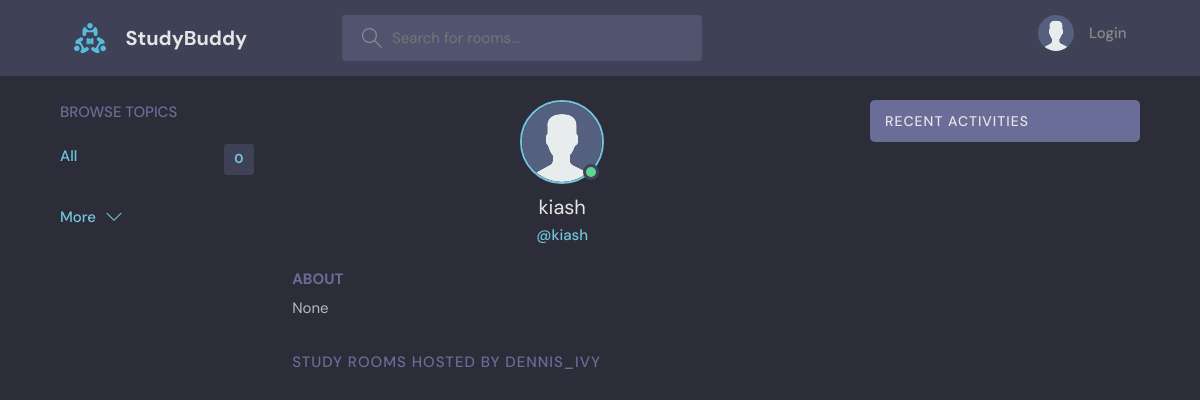
Page /profile/1/ on the earlier database version.
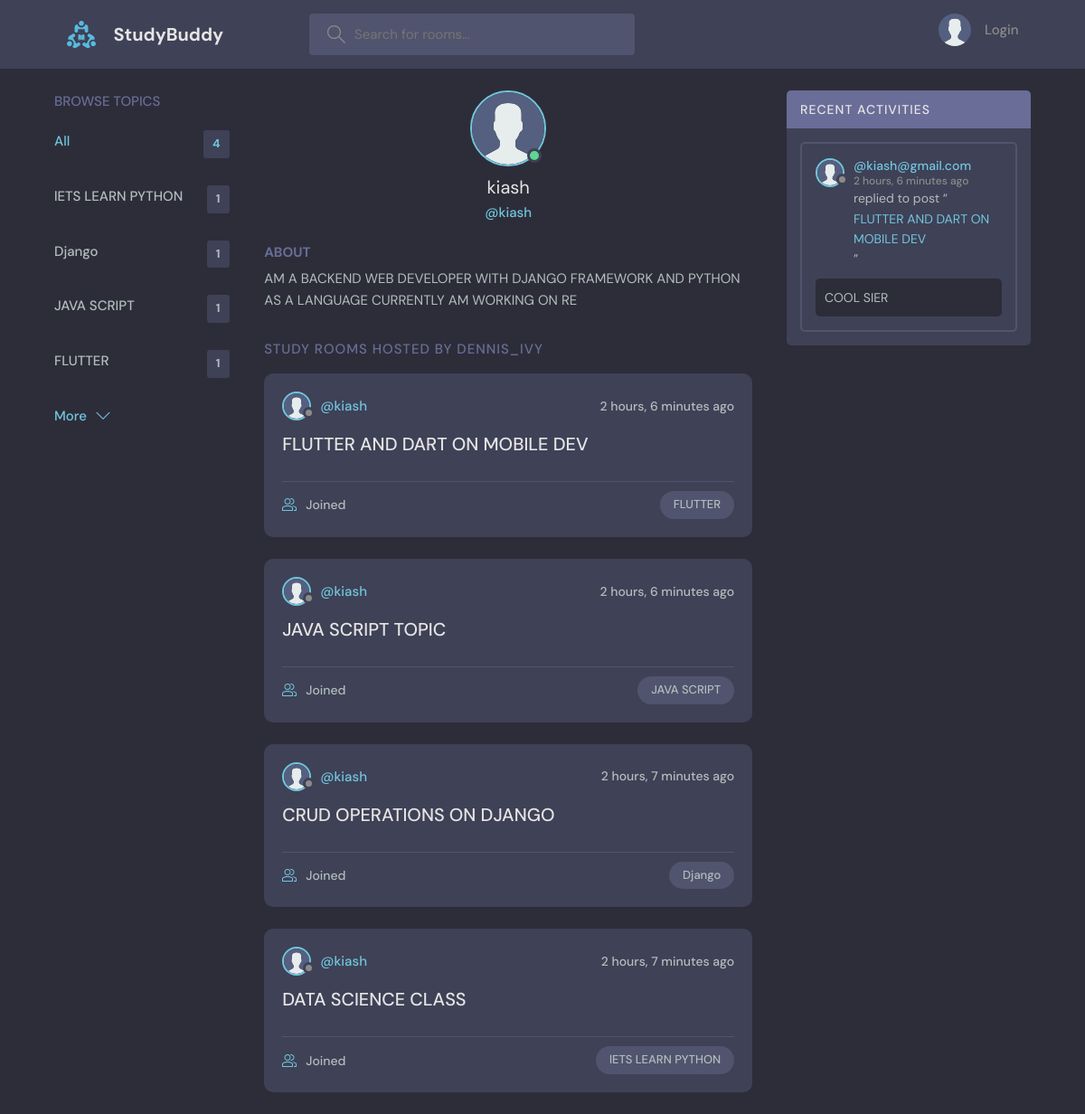
Same page on the later database version.
### core/models.py (models this page shows, shortened)
class User(AbstractUser):
    name=models.CharField(max_length=100 , blank=True, null=True)
    email=models.EmailField(max_length=100 , unique=True,blank=True, null=True)
    bio=models.TextField(max_length=100 , blank=True, null=True)
    avatar=models.ImageField(default="avatar.svg", blank=True, null=True)
    USERNAME_FIELD = 'email'
    REQUIRED_FIELDS = []

class Topic(models.Model):
    name = models.CharField(max_length=200,null=True,blank=True)

class Room(models.Model):
    host=models.ForeignKey(User,on_delete=models.CASCADE,null=True,blank=True)
    topic=models.ForeignKey(Topic,on_delete=models.SET_NULL,null=True)
    name = models.CharField(max_length=255,null=True,blank=True)
    description = models.TextField(max_length=1000,null=True,blank=True)
    participants = models.ManyToManyField(User,related_name='participants',blank=True)
    updated = models.DateTimeField(auto_now=True)
    created = models.DateTimeField(auto_now_add=True)
    class Meta:
        ordering = ['-created' , '-updated']
    def __str__(self):
        return self.name

class Message(models.Model):
    room = models.ForeignKey(Room,on_delete=models.CASCADE,null=True,blank=True)
    user = models.ForeignKey(User,on_delete=models.CASCADE,null=True,blank=True)
    content = models.TextField(max_length=1000,null=True,blank=True)
    updated = models.DateTimeField(auto_now=True)
    created = models.DateTimeField(auto_now_add=True)
    class Meta:
        ordering = ['-created' , '-updated']

### core/views.py (the view)
# urls.py: path('profile/<int:pk>/',Profile,name='profile'),
def Profile(request , pk):
    user=User.objects.get(id=pk)
    rooms=user.room_set.all()
    room_message=user.message_set.all()
    topics=Topic.objects.all()
    context={
        'user':user,
        'rooms':rooms,
        'room_message':room_message,
        'topics':topics,
    }
    return render(request,'core/profile.html', context)

### core/templates/core/profile.html (shortened to what this page needs)
{% extends 'base.html' %}
{% load static %}
{%   block content %}
  <main class="profile-page layout layout--3">
    <div class="container">
      {% include 'core/topic.html' %}
      <div class="roomList">
        <div class="profile">
          <div class="profile__avatar">
            <div class="avatar avatar--large active">
              <img src="{{user.avatar.url}}" />
            </div>
          </div>
          <div class="profile__info">
            <h3>{{user.username}}</h3>
            <p>@{{user.username}}</p>
          </div>
          <div class="profile__about">
            <h3>About</h3>
            <p>{{user.bio}}</p>
          </div>
        </div>
        <div class="roomList__header">
          <div>
            <h2>Study Rooms Hosted by dennis_ivy</a>
            </h2>
          </div>
        </div>
        {% include 'core/feed.html' %}
      </div>
      {% include 'core/activity.html' %}
    </div>
  </main>
    {% endblock %}

### templates/base.html (shortened to what this page needs)
{% load static %}
<!DOCTYPE html>
<html lang="en">
  <head>
    <link rel="stylesheet"  href="{% static 'css/style.css' %}" />
  </head>
  <body>
    {% include 'nav.html' %}
    {%   block content %}
    {% endblock %}
  </body>
</html>

### templates/nav.html (shortened to what this page needs)
{%load static %}
  <header class="header header--loggedIn">
    <div class="container">
      <a href="{%  url 'core:home' %}" class="header__logo">
        <img src="{% static 'images/logo.svg'  %}" />
        <h1>StudyBuddy</h1>
      </a>
      <form class="header__search" method="GET"  action="{% url 'core:home' %}">
        <label>
          <input type="text" name="q" placeholder="Search for rooms..." />
        </label>
      </form>
      <nav class="header__menu">
        {% if request.user.is_authenticated  %}
          <div class="header__user">
            <a href="{% url 'core:update-user' %}">
              <div class="avatar avatar--medium active">
                <img src="{{request.user.avatar.url}}" />
              </div>
              <p>{{request.user.username}} <span>@{{request.user.username}}</span></p>
            </a>
            <button class="dropdown-button">
              <svg version="1.1" xmlns="http://www.w3.org/2000/svg" width="32" height="32" viewBox="0 0 32 32">
                <title>chevron-down</title>
                <path d="M16 21l-13-13h-3l16 16 16-16h-3l-13 13z"></path>
              </svg>
            </button>
          </div>
        {% else %}
          <a href="{% url 'core:login' %}">
            <img src="{% static  'images/avatar.svg' %}"/>
            <p>Login</p>
          </a>
        {% endif %}
      </nav>
    </div>
  </header>

### core/templates/core/topic.html
<div class="topics">
    <div class="topics__header">
      <h2>Browse Topics</h2>
    </div>
    <ul class="topics__list">
      <li>
        <a href="{% url 'core:home' %}" class="active">All<span>{{topics.count}}</span></a>
      </li>
      {% for topic in topics %}
      <li>
        <a href="{% url 'core:home' %}?q={{topic.name}}">{{topic.name}} <span>{{topic.room_set.all.count}}</span></a>
      </li>
      {% endfor %}
    </ul>
    <a class="btn btn--link" href="{% url 'core:topics' %}">
      More
      <svg version="1.1" xmlns="http://www.w3.org/2000/svg" width="32" height="32" viewBox="0 0 32 32">
        <title>chevron-down</title>
        <path d="M16 21l-13-13h-3l16 16 16-16h-3l-13 13z"></path>
      </svg>
    </a>
  </div>

### core/templates/core/feed.html (shortened to what this page needs)
{% for room in rooms %}
        <div class="roomListRoom">
                <div class="roomListRoom__header">
                <a href="{% url 'core:profile' room.host.id %}" class="roomListRoom__author">
                    <div class="avatar avatar--small">
                    <img src="{{room.host.avatar.url}}" />
                    </div>
                    <span>@{{room.host.username}}</span>
                </a>
                <div class="roomListRoom__actions">
                    <span>{{room.created|timesince}} ago</span>
                </div>
                </div>
                <div class="roomListRoom__content">
                <a href="{% url 'core:room' room.id %}">{{room.name}}</a>
                </div>
                <div class="roomListRoom__meta">
                <a href="{% url 'core:room' room.id %}" class="roomListRoom__joined">
                    {{room.participants.all.coun}} Joined
                </a>
                <p class="roomListRoom__topic">{{room.topic.name}}</p>
                </div>
        </div>
{% endfor %}

### core/templates/core/activity.html (shortened to what this page needs)
<div class="activities">
    <div class="activities__header">
      <h2>Recent Activities</h2>
    </div>
    {% for message in room_message %}
    <div class="activities__box">
      <div class="activities__boxHeader roomListRoom__header">
        <a href="{% url 'core:profile' message.user.id %}" class="roomListRoom__author">
          <div class="avatar avatar--small">
            <img src="{{message.user.avatar.url}}" />
          </div>
          <p>
            @{{message.user}}
            <span>{{message.created|timesince}} ago</span>
          </p>
        </a>
      </div>
      <div class="activities__boxContent">
        <p>replied to post “<a href="{% url 'core:room' message.room.id %}">{{message.room}}</a>”</p>
        <div class="activities__boxRoomContent">
            <p>{{message.content}}</p>
        </div>
      </div>
    </div>
    {% endfor %}
  </div>

Differences in the rows shown:
added Topic: name "lETS LEARN PYTHON", room_set.all.count "1"
added Topic: name "Django", room_set.all.count "1"
added Topic: name "JAVA SCRIPT", room_set.all.count "1"
added Topic: name "FLUTTER", room_set.all.count "1"
changed User "kiash": bio "None" → "AM A BACKEND WEB DEVELOPER WITH DJANGO FRAMEWORK AND PYTHON AS A LANGUAGE CURRENTLY AM WORKING ON RE"
added Room: host.avatar (placeholder picture), host.username "kiash", created "2 hours, 6 minutes", name "FLUTTER AND DART ON MOBILE DEV", topic.name "FLUTTER"
added Room: host.avatar (placeholder picture), host.username "kiash", created "2 hours, 6 minutes", name "JAVA SCRIPT TOPIC", topic.name "JAVA SCRIPT"
added Room: host.avatar (placeholder picture), host.username "kiash", created "2 hours, 7 minutes", name "CRUD OPERATIONS ON DJANGO", topic.name "Django"
added Room: host.avatar (placeholder picture), host.username "kiash", created "2 hours, 7 minutes", name "DATA SCIENCE CLASS", topic.name "lETS LEARN PYTHON"
added Message: user.avatar (placeholder picture), user "kiash@gmail.com", created "2 hours, 6 minutes", room "FLUTTER AND DART ON MOBILE DEV", content "COOL SIER"
Other differences:
{{ topics.count }}: "0" → "4"
